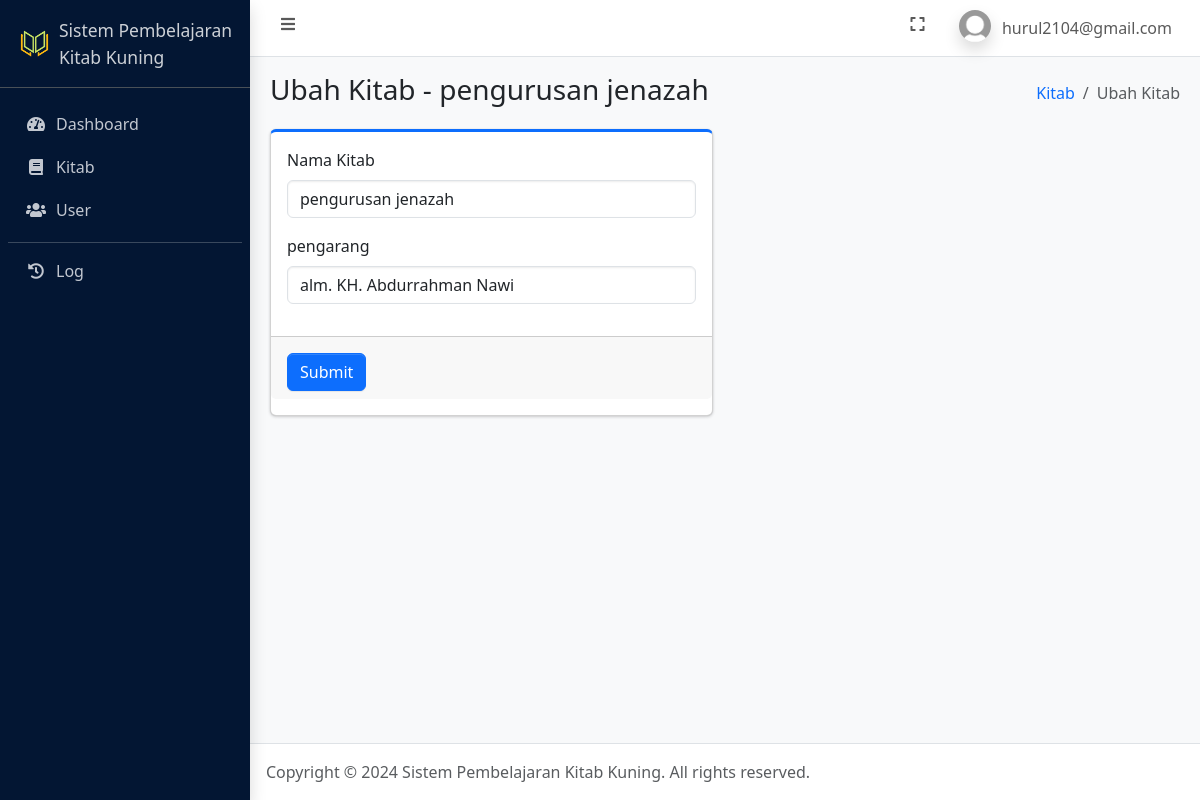
The page /ubah_bab_kitab.php?id_kitab=3 (signed in) on the database its author committed.
### tables this page shows
CREATE TABLE `user` (
  `id_user` int(11) NOT NULL,
  `nama_lengkap` varchar(100) NOT NULL,
  `email` varchar(100) NOT NULL,
  `password` varchar(255) NOT NULL,
  `role` enum('admin','pengguna') NOT NULL,
  `foto` text NOT NULL,
  `is_active` int(1) NOT NULL,
  `dibuat_pada` datetime NOT NULL DEFAULT current_timestamp()
);

CREATE TABLE `kitab` (
  `id_kitab` int(11) NOT NULL,
  `nama_kitab` varchar(255) NOT NULL,
  `pengarang` varchar(255) DEFAULT NULL,
  `jumlah_dibaca` int(11) DEFAULT NULL,
  `dibuat_pada` datetime NOT NULL DEFAULT current_timestamp()
);

### connection.php (called while the page is built, shortened)
<?php
	$host = 'localhost';
	$user = 'root';
	$pass = '';
	$database = 'pembelajaran_kitab_kuning';
	$conn = mysqli_connect($host, $user, $pass, $database);
    if (isset($_SESSION['id_user'])) {
    	$id_user = $_SESSION['id_user'];
		$dataUser = mysqli_fetch_assoc(mysqli_query($conn, "SELECT * FROM user WHERE id_user = $id_user"));
	}
?>

### ubah_bab_kitab.php (the view, shortened to what this page needs)
<?php
    require_once 'connection.php';
    $id_kitab = $_GET['id_kitab'];
    $data_kitab = mysqli_fetch_assoc(mysqli_query($conn, "SELECT * FROM kitab WHERE id_kitab = '$id_kitab'"));
?>
<!DOCTYPE html>
<html lang="en">
<head>
    <?php include_once 'include/head.php'; ?>
</head>
<body class="layout-fixed sidebar-expand-lg bg-body-tertiary">
    <div class="app-wrapper">
        <?php include_once 'include/navbar.php'; ?>
        <?php include_once 'include/sidebar.php'; ?>
        <main class="app-main">
            <div class="app-content-header">
                <div class="container-fluid">
                    <div class="row">
                        <div class="col-sm-6">
                            <h3 class="mb-0">Ubah Kitab - <?= $data_kitab['nama_kitab']; ?></h3>
                        </div>
                        <div class="col-sm-6">
                            <ol class="breadcrumb float-sm-end">
                                <li class="breadcrumb-item"><a href="kitab.php">Kitab</a></li>
                                <li class="breadcrumb-item active" aria-current="page">
                                    Ubah Kitab
                                </li>
                            </ol>
                        </div>
                    </div>
                </div>
            </div>
            <div class="app-content">
                <div class="container-fluid">
                    <div class="row">
                        <div class="col-6">
                            <div class="card card-primary card-outline mb-4">
                                <form method="post" enctype="multipart/form-data">
                                    <div class="card-body">
                                        <div class="mb-3">
                                            <label for="nama_kitab" class="form-label">Nama Kitab</label>
                                            <input type="text" class="form-control" id="nama_kitab" name="nama_kitab" value="<?= $data_kitab['nama_kitab']; ?>" required>
                                        </div>
                                        <div class="mb-3">
                                            <label for="pengarang" class="form-label">pengarang</label>
                                            <input type="text" class="form-control" id="pengarang" name="pengarang" value="<?= $data_kitab['pengarang']; ?>" required>
                                        </div>
                                    </div>
                                    <div class="card-footer pt-3">
                                        <button type="submit" name="btnUbahKitab" class="btn btn-primary">Submit</button>
                                    </div>
                                </form>
                            </div>
                        </div>
                    </div>
                </div>
            </div>
        </main>
        <?php include_once 'include/footer.php'; ?>
    </div>
</body>
</html>

### include/navbar.php (shortened to what this page needs)
<nav class="app-header navbar navbar-expand bg-body">
    <div class="container-fluid">
        <ul class="navbar-nav">
            <li class="nav-item"> <a class="nav-link" data-lte-toggle="sidebar" href="#" role="button"> <i class="fas fa-fw fa-bars"></i> </a> </li>
        </ul>
        <ul class="navbar-nav ms-auto">
            <li class="nav-item"> <a class="nav-link" href="#" data-lte-toggle="fullscreen"> <i data-lte-icon="maximize" class="fas fa-fw fa-expand"></i> </a> </li>
            <li class="nav-item dropdown user-menu">
                <a href="#" class="nav-link dropdown-toggle" data-bs-toggle="dropdown" aria-expanded="false">
                    <img src="assets/img/profiles/default.jpg" class="user-image rounded-circle shadow" alt="User Image">
                    <span class="d-none d-md-inline"><?= $dataUser['email']; ?></span>
                </a>
            </li>
        </ul>
    </div>
</nav>

### rows shown on the page
user: email "hurul2104@gmail.com"
kitab: nama_kitab "pengurusan jenazah", pengarang "alm. KH. Abdurrahman Nawi"
